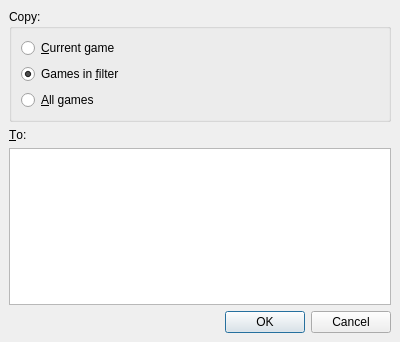
<ui version="4.0" >
 <class>CopyDialog</class>
 <widget class="QDialog" name="CopyDialog" >
  <property name="geometry" >
   <rect>
    <x>0</x>
    <y>0</y>
    <width>400</width>
    <height>342</height>
   </rect>
  </property>
  <property name="windowTitle" >
   <string>Copy Games</string>
  </property>
  <layout class="QGridLayout" >
   <property name="margin" >
    <number>9</number>
   </property>
   <property name="spacing" >
    <number>6</number>
   </property>
   <item row="0" column="0" >
    <widget class="QGroupBox" name="groupBox" >
     <property name="title" >
      <string>Copy:</string>
     </property>
     <layout class="QVBoxLayout" >
      <property name="margin" >
       <number>9</number>
      </property>
      <property name="spacing" >
       <number>6</number>
      </property>
      <item>
       <widget class="QRadioButton" name="singleButton" >
        <property name="text" >
         <string>&amp;Current game</string>
        </property>
       </widget>
      </item>
      <item>
       <widget class="QRadioButton" name="filterButton" >
        <property name="text" >
         <string>Games in &amp;filter</string>
        </property>
        <property name="checked" >
         <bool>true</bool>
        </property>
       </widget>
      </item>
      <item>
       <widget class="QRadioButton" name="allButton" >
        <property name="text" >
         <string>&amp;All games</string>
        </property>
       </widget>
      </item>
     </layout>
    </widget>
   </item>
   <item row="1" column="0" >
    <widget class="QLabel" name="label" >
     <property name="text" >
      <string>&amp;To:</string>
     </property>
     <property name="buddy" >
      <cstring>databaseList</cstring>
     </property>
    </widget>
   </item>
   <item row="2" column="0" >
    <widget class="QListWidget" name="databaseList" />
   </item>
   <item row="3" column="0" >
    <widget class="QDialogButtonBox" name="buttonBox" >
     <property name="orientation" >
      <enum>Qt::Horizontal</enum>
     </property>
     <property name="standardButtons" >
      <set>QDialogButtonBox::Cancel|QDialogButtonBox::NoButton|QDialogButtonBox::Ok</set>
     </property>
    </widget>
   </item>
  </layout>
 </widget>
 <tabstops>
  <tabstop>singleButton</tabstop>
  <tabstop>filterButton</tabstop>
  <tabstop>allButton</tabstop>
  <tabstop>databaseList</tabstop>
  <tabstop>buttonBox</tabstop>
 </tabstops>
 <resources/>
 <connections>
  <connection>
   <sender>buttonBox</sender>
   <signal>accepted()</signal>
   <receiver>CopyDialog</receiver>
   <slot>accept()</slot>
   <hints>
    <hint type="sourcelabel" >
     <x>248</x>
     <y>254</y>
    </hint>
    <hint type="destinationlabel" >
     <x>157</x>
     <y>274</y>
    </hint>
   </hints>
  </connection>
  <connection>
   <sender>buttonBox</sender>
   <signal>rejected()</signal>
   <receiver>CopyDialog</receiver>
   <slot>reject()</slot>
   <hints>
    <hint type="sourcelabel" >
     <x>316</x>
     <y>260</y>
    </hint>
    <hint type="destinationlabel" >
     <x>286</x>
     <y>274</y>
    </hint>
   </hints>
  </connection>
 </connections>
</ui>
